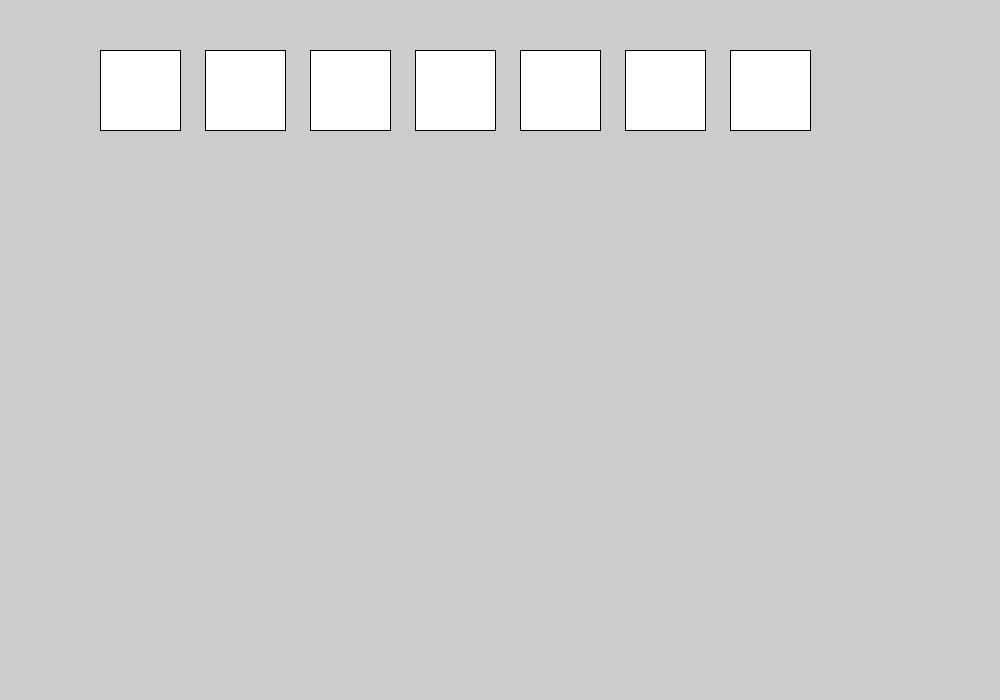
Frame 1 (no input)
Frame 60 (the mouse pressed at the canvas centre just before this capture): identical to frame 1, image omitted
Frame 120 (the mouse held since frame 60 and released just before this capture): identical to frame 1, image omitted

The Processing sketch that drew this single still picture (run headless with seeded random() and noise(); from frame 60 on, the mouse is pressed at the canvas centre):

// Processing sketch: list_of_square
// ── list_of_square.pde

void setup(){

 size(1000,700);
 

}

void draw(){
  
  for(float x=0; x<10; x=x+1.5){
    
    rect( 100+(x*70),50,80,80);
  
  
  }
}
